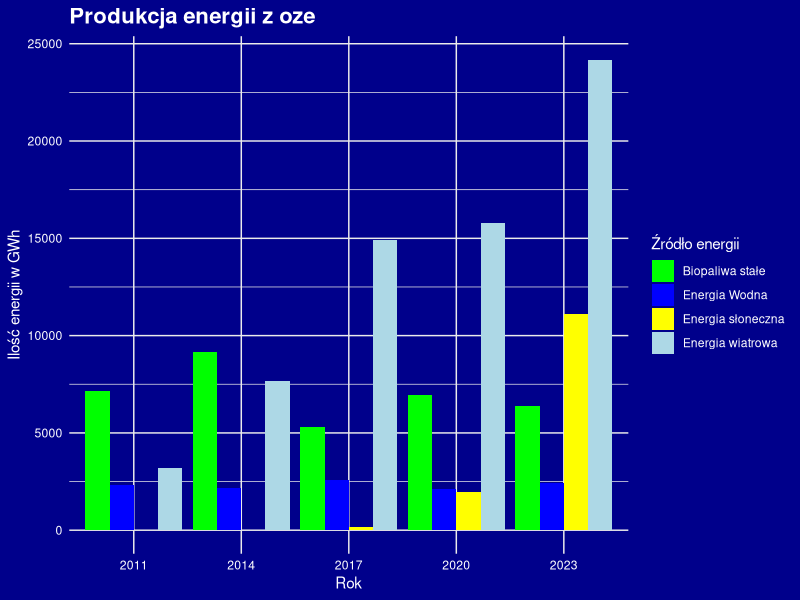

Reproduce this figure in R.
oze <- data.frame(
  Rok = c(2023,2020,2017,2014,2011),
  Solar = c(11107.09, 1957.92, 165.46, 6.89, 0.18),
  Wind = c(24176.36, 15800.05, 14909.04, 7675.63, 3204.55),
  Bio = c(6374.22, 6932.76, 5308.56, 9161, 7149), 
  Hydro= c(2409.51, 2118.34, 2559.58, 2182.45, 2331.38 )
)

library(ggplot2)
library(tidyr)


df_long <- pivot_longer(oze, cols = c(Solar, Wind, Bio, Hydro), 
                        names_to = "Kategoria", 
                        values_to = "Wartość")
df_long$Rok <- factor(df_long$Rok)

ggplot(df_long, aes(x = Rok, y = Wartość, fill = Kategoria)) +
  geom_bar(stat = "identity", position = "dodge") +
  scale_fill_manual(
    name = "Źródło energii",
    labels = c("Biopaliwa stałe", "Energia Wodna", "Energia słoneczna","Energia wiatrowa"),
    values = c("green","blue",   "yellow", "lightblue")) +
  labs(title = "Produkcja energii z oze",
       x = "Rok", y = "Ilość energii w GWh") +

  
  theme_minimal()+
  theme(
    panel.background = element_rect(fill = "darkblue", color = NA),
    plot.background = element_rect(fill = "darkblue", color = NA),
    panel.border = element_blank(),
    plot.title = element_text(color = "white", size = 16, face = "bold"),
    axis.title = element_text(color = "white"),
    axis.text = element_text(color = "white"),
    legend.title = element_text(color = "white"),
    legend.text = element_text(color = "white")

  )
